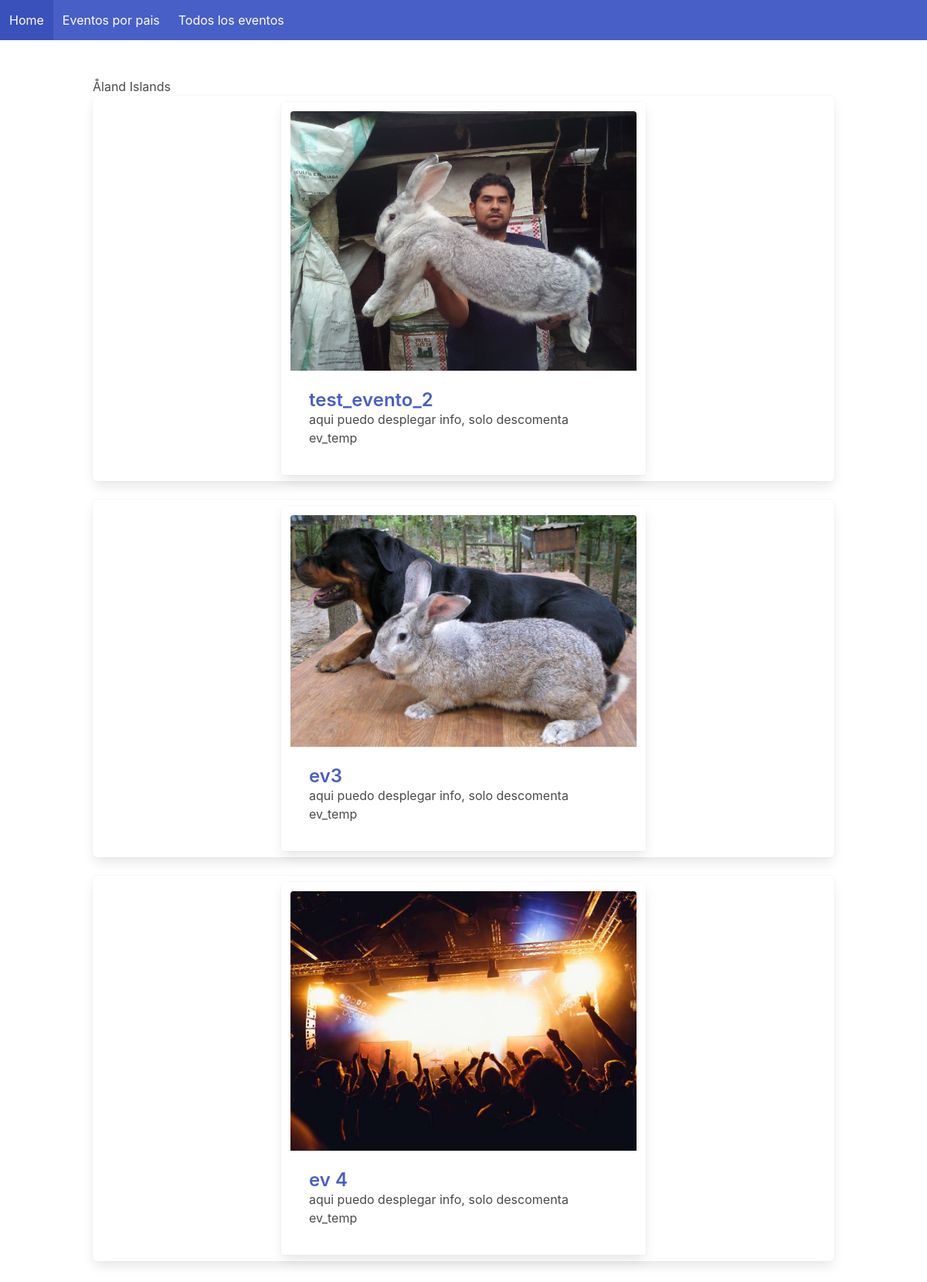
/countries/2, run on the app's committed database.
### event/models.py (models this page shows, shortened)
class Country(models.Model):
	name=CountryField(unique=True)
	def __str__(self):
		return self.name.name

class Event(models.Model):
	title = models.CharField(max_length=149, unique=True)
	description = models.TextField(blank=True)
	country = models.ForeignKey(Country, on_delete=models.CASCADE)
	start_date = models.DateField(default=init)
	end_date = models.DateField(default=end)
	banner_1 = models.FileField(upload_to='banners/', blank=True, null=True, default="banners/default.jpeg")
	use_banner_1 = models.BooleanField(default=False)
	banner_2 = models.FileField(upload_to='banners/', blank=True, null=True)
	use_banner_2 = models.BooleanField(default=False)
	link_1 = models.URLField(default="",null=True, blank=True)
	link_1_text = models.CharField(max_length=300,blank=True,null=True)
	use_link_1 = models.BooleanField(default=False)
	link_2 = models.URLField(default="",null=True, blank=True)
	link_2_text = models.CharField(max_length=300,blank=True,null=True)
	use_link_2 = models.BooleanField(default=False)

### event/views.py (the view)
# urls.py: path('countries',events_in_country,name='events_in_country'),
def events_in_country(request,id_country=""):
	context = {}
	if id_country == "":
		all_countries = Country.objects.all()
		context["countries"] = all_countries
		return render(request, 'per_country.html', context)
	else:
		try:
			country_events = Event.objects.all().filter(country=id_country).filter(start_date__gte=timezone.now()).order_by('start_date')
			context["events"] = country_events
			context["country"]= Country.objects.get(id=id_country)
		except Exception as e:
			context["error_messages"] = "There is no such country"
	return render(request, 'per_country.html', context)

### templates/per_country.html (shortened to what this page needs)
{% extends './base.html' %}
{% block content %}
{% if countries  %}
	{% for country in countries %}
		<a href="countries/{{ country.id}}" class="button">{{ country.name.name }}</a>
	{% endfor %}
{% else %}
{{country}}
<br>
<div class="tile is-ancestor">
	<div class="tile is-vertical ">
		<div class="tile">
			<div class="tile is-parent is-vertical">
				{% for event in events %}
				<article class="tile is-child box ">
					{% include './ev_temp.html' %}
				</article>
				{% endfor %}
			</div>
		</div>
	</div>
</div>
{% endif %}
{% endblock %}

### templates/ev_temp.html (shortened to what this page needs)
<div class="columns is-mobile is-centered">
	<div class="card column is-half ">
		<div class="card-image ">
			<figure class="image ">
				<img src="/files/{{event.banner_1}}" alt="Placeholder image"  >
			</figure>
		</div>
		<div class="card-content">
			<div class="media">
				<div class="media-content">
					<p class="title is-4"><a href="/event/{{event.id}}">{{event.title}}</a></p>
				</div>
			</div>
aqui puedo desplegar info, solo descomenta ev_temp
		</div>
	</div>
</div>

### data on the page
Country: name "Åland Islands"
Event: banner_1 (picture), title "test_evento_2"
Event: banner_1 (picture), title "ev3"
Event: banner_1 (placeholder picture), title "ev 4"
